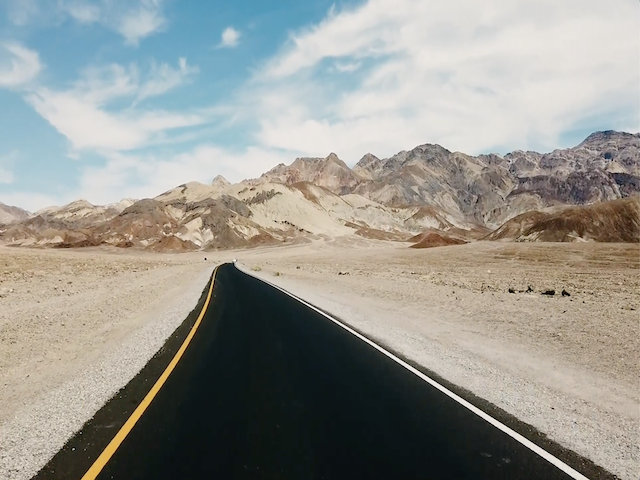
#> input picture test_img480.png, 640 x 480 px
$ python canny_hough_cuda.py
#> lines starting #> are read from the running program, lines starting #| are printed output that depends on the picture
import cv2
import time
import numpy as np

IMG_NAME = "test_img480.png"

THRESHOLD1 = 67
THRESHOLD2 = 110
APERATURE = 3

RHO = 1.9
THETA = 0.01837
THRESHOLD = 99

NUM_RUNS = int(input("NUM RUNS: ") or "10")
#> the answer given: 3

IMG_NAME = str(input("INPUT IMAGE: ") or "test_img480.png")
#> the answer given: test_img480.png

def canny_hough_cuda(IMG_NAME, IMG_OUT, n_runs):
#> called with IMG_NAME = 'test_img480.png', IMG_OUT = 'time.png', n_runs = 3
    img = cv2.imread(IMG_NAME, 0)
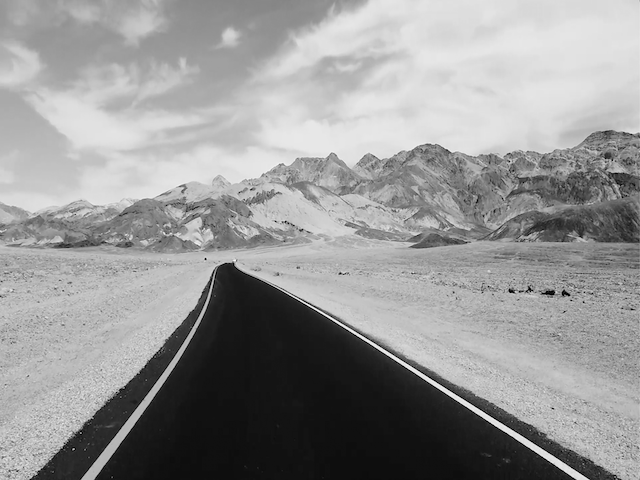
#> img: shape (480, 640); min 0, max 253, mean 149.1
    run_time_total = 0
    frame = None
    lines = None

    gpu_up_down_time_total = 0
    run_time_total = 0
    for i in range(n_runs):
        frame = img.copy()
        if frame.any():
            gpu_frame = cv2.cuda_GpuMat()

            t_gpu_upload = time.perf_counter()
            gpu_frame.upload(frame)

            t_cuda_canny_hough_start = time.perf_counter()
            canny_det = cv2.cuda.createCannyEdgeDetector(low_thresh=67, high_thresh=110)
            canny_det.setAppertureSize(3)
            canny_frame = canny_det.detect(gpu_frame)

            hough_det = cv2.cuda.createHoughLinesDetector(rho=RHO, theta=THETA, threshold=THRESHOLD)
            hough_frame = hough_det.detect(canny_frame)
            t_cuda_canny_hough_end = time.perf_counter()

            hough_frame.download()
            t_gpu_download = time.perf_counter()

            run_time = (t_gpu_download - t_gpu_upload) * 1000
            cuda_run_time = (t_cuda_canny_hough_end - t_cuda_canny_hough_start) * 1000
            gpu_up_and_down_time = run_time - cuda_run_time

            run_time_total += run_time
            gpu_up_down_time_total += gpu_up_and_down_time

            print(f"Run {i} in {round(run_time, 2)}ms taking {round(run_time, 2)}ms for gpu upload + download")

            time.sleep(1)
#> after the loop, gpu_up_down_time_total = 0; run_time_total = 0

    print(f"Avg {round(run_time_total/n_runs, 2)}ms over {n_runs} runs")
    print(f"Avg GPU upload + download {round(gpu_up_down_time_total/n_runs, 2)}")

    # [12 lines of commented-out code are left out]


    cv2.imwrite(IMG_OUT, frame)


#> (the run stopped early here; a loop or call above may not have finished)
